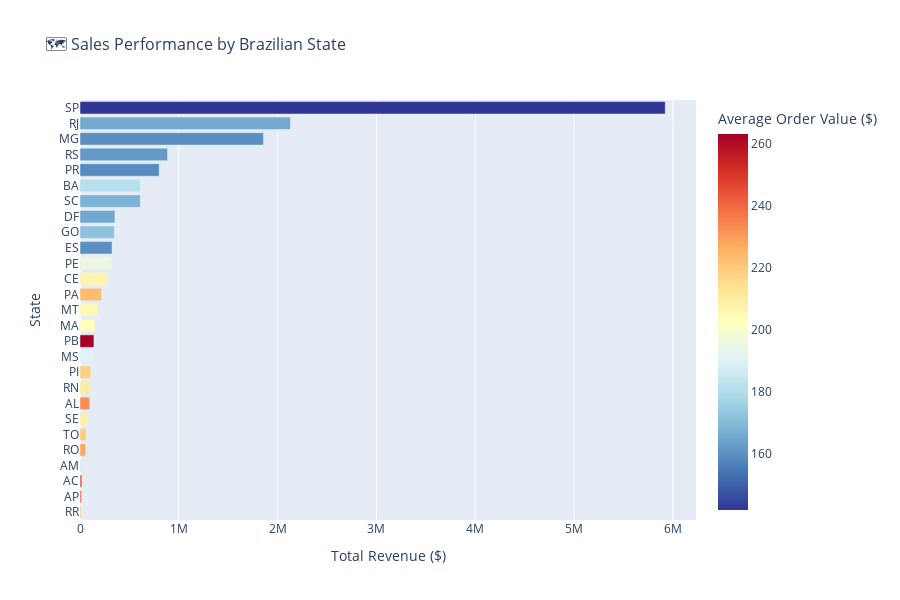

The cell this chart's notebook holds for it:
### Markdown cell above
### 3.4 Interactive Geographic Visualization - State Analysis

### Code cell
# Analyze sales by state
state_analysis = business_df.groupby('customer_state').agg({
    'total_value': 'sum',
    'order_id': 'count',
    'freight_value': 'mean'
}).reset_index()

state_analysis['avg_order_value'] = state_analysis['total_value'] / state_analysis['order_id']
state_analysis = state_analysis.sort_values('total_value', ascending=True)

# Create horizontal bar chart for better state name readability
fig = px.bar(
    state_analysis,
    x='total_value',
    y='customer_state',
    orientation='h',
    title='🗺️ Sales Performance by Brazilian State',
    labels={
        'customer_state': 'State',
        'total_value': 'Total Revenue ($)',
        'order_id': 'Number of Orders',
        'avg_order_value': 'Average Order Value ($)',
        'freight_value': 'Average Shipping Cost ($)'
    },
    hover_data=['order_id', 'avg_order_value', 'freight_value'],
    color='avg_order_value',
    color_continuous_scale='RdYlBu_r'
)

# Customize layout
fig.update_layout(
    width=900,
    height=600,
    title_font_size=16,
    xaxis_title_font_size=14,
    yaxis_title_font_size=14
)

# Format x-axis as currency
# fig.update_xaxis(tickformat='$,.0f')

fig.show()

print("\n🌟 Geographic Insights:")
top_state = state_analysis.iloc[-1]
print(f"  • Highest revenue state: {top_state['customer_state']} (${top_state['total_value']:,.0f})")
print(f"  • Most orders: {state_analysis.loc[state_analysis['order_id'].idxmax(), 'customer_state']}")
print(f"  • Highest AOV: {state_analysis.loc[state_analysis['avg_order_value'].idxmax(), 'customer_state']}")

### Figure 1 — Plotly figure (JSON) as saved in the notebook; plotly's stock layout.template omitted (floating-point values rounded to 4 significant figures)
{"data": [{"customdata": [[46.0, 218.8, 48.59], [68.0, 239.2, 41.01], [81.0, 242.8, 45.52], [148.0, 188.1, 37.02], [253.0, 227.5, 45.13], [280.0, 219.1, 41.9], [350.0, 208.7, 40.32], [413.0, 233.0, 38.53], [485.0, 210.1, 38.89], [495.0, 218.4, 42.87], [715.0, 190.1, 26.77], [536.0, 263.0, 47.98], [747.0, 202.4, 42.2], [907.0, 205.3, 32.76], [975.0, 223.2, 39.69], [1336.0, 206.3, 36.19], [1652.0, 195.1, 35.99], [2033.0, 159.8, 24.48], [2020.0, 172.1, 26.29], [2140.0, 165.1, 23.66], [3637.0, 167.8, 24.65], [3380.0, 180.9, 29.63], [5045.0, 158.8, 23.36], [5466.0, 162.1, 24.79], [11640.0, 159.5, 23.28], [12850.0, 165.7, 23.78], [41750.0, 141.9, 17.22]], "hovertemplate": "Total Revenue ($)=%{x}<br>State=%{y}<br>Number of Orders=%{customdata[0]}<br>Average Order Value ($)=%{marker.color}<br>Average Shipping Cost ($)=%{customdata[2]}<extra></extra>", "legendgroup": "", "marker": {"color": [218.8, 239.2, 242.8, 188.1, 227.5, 219.1, 208.7, 233.0, 210.1, 218.4, 190.1, 263.0, 202.4, 205.3, 223.2, 206.3, 195.1, 159.8, 172.1, 165.1, 167.8, 180.9, 158.8, 162.1, 159.5, 165.7, 141.9], "coloraxis": "coloraxis", "pattern": {"shape": ""}}, "name": "", "orientation": "h", "showlegend": false, "textposition": "auto", "type": "bar", "x": [10060.0, 16260.0, 19670.0, 27840.0, 57560.0, 61350.0, 73030.0, 96230.0, 101900.0, 108100.0, 136000.0, 141000.0, 151200.0, 186200.0, 217600.0, 275600.0, 322200.0, 324800.0, 347700.0, 353200.0, 610200.0, 611500.0, 800900.0, 885800.0, 1856000.0, 2130000.0, 5922000.0], "xaxis": "x", "y": ["RR", "AP", "AC", "AM", "RO", "TO", "SE", "AL", "RN", "PI", "MS", "PB", "MA", "MT", "PA", "CE", "PE", "ES", "GO", "DF", "SC", "BA", "PR", "RS", "MG", "RJ", "SP"], "yaxis": "y"}], "layout": {"barmode": "relative", "coloraxis": {"colorbar": {"title": {"text": "Average Order Value ($)"}}, "colorscale": [[0, "rgb(49,54,149)"], [0.1, "rgb(69,117,180)"], [0.2, "rgb(116,173,209)"], [0.3, "rgb(171,217,233)"], [0.4, "rgb(224,243,248)"], [0.5, "rgb(255,255,191)"], [0.6, "rgb(254,224,144)"], [0.7, "rgb(253,174,97)"], [0.8, "rgb(244,109,67)"], [0.9, "rgb(215,48,39)"], [1, "rgb(165,0,38)"]]}, "height": 600, "legend": {"tracegroupgap": 0}, "title": {"font": {"size": 16}, "text": "🗺️ Sales Performance by Brazilian State"}, "width": 900, "xaxis": {"anchor": "y", "domain": [0, 1], "title": {"font": {"size": 14}, "text": "Total Revenue ($)"}}, "yaxis": {"anchor": "x", "domain": [0, 1], "title": {"font": {"size": 14}, "text": "State"}}}}
